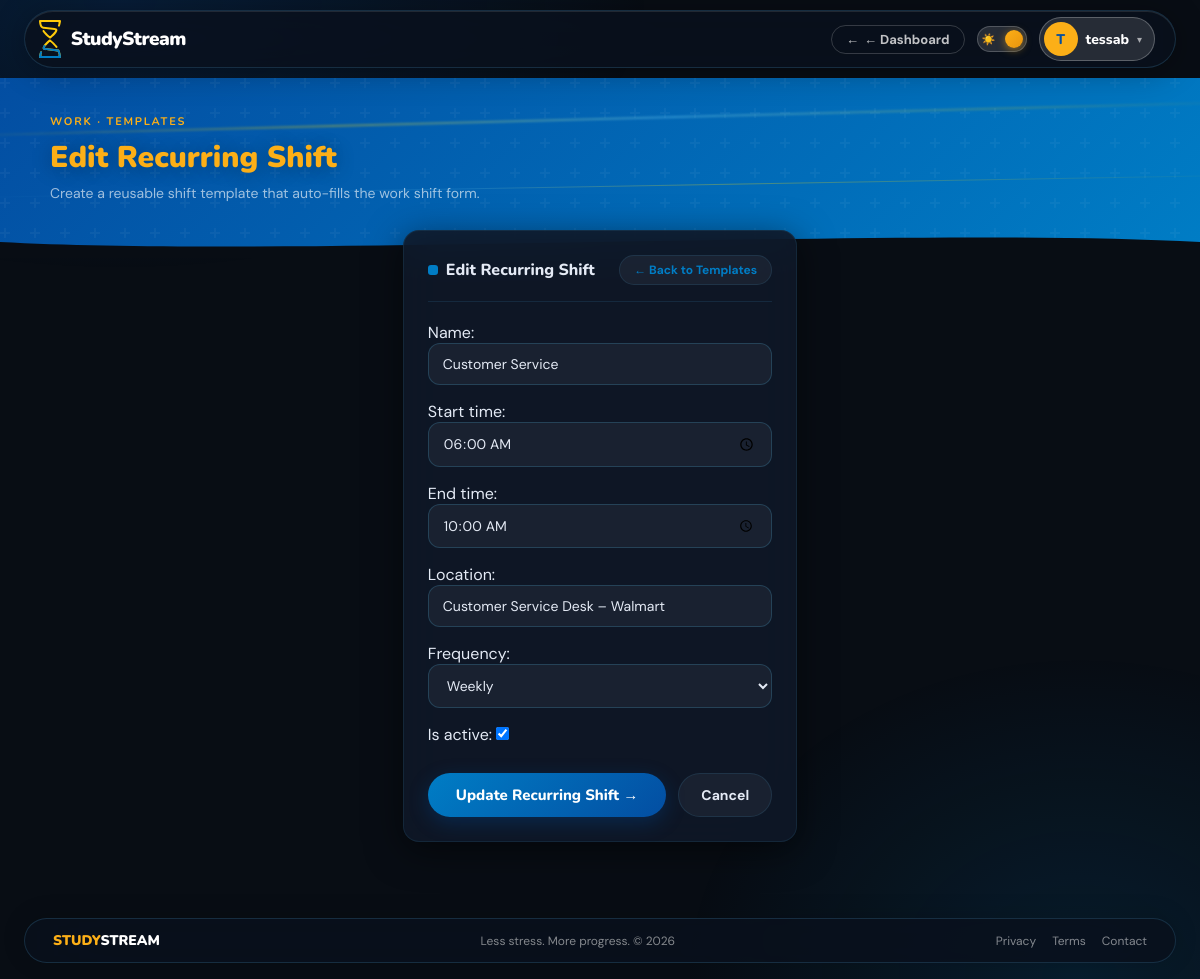
Page /home/dashboard/recurring-shifts/2/edit/ (signed in) on the committed database.
### core/models.py (models this page shows, shortened)
class RecurringWorkShift(models.Model):
    RECUR_WEEKLY = "weekly"
    RECUR_BIWEEKLY = "biweekly"
    RECUR_MONTHLY = "monthly"
    RECUR_CHOICES = [
        (RECUR_WEEKLY, "Weekly"),
        (RECUR_BIWEEKLY, "Every 2 Weeks"),
        (RECUR_MONTHLY, "Monthly"),
    ]
    user = models.ForeignKey(settings.AUTH_USER_MODEL, on_delete=models.CASCADE)
    name = models.CharField(max_length=100)
    start_time = models.TimeField()
    end_time = models.TimeField()
    location = models.CharField(max_length=200, blank=True)
    recurrence_pattern = models.CharField(max_length=20, choices=RECUR_CHOICES, default=RECUR_WEEKLY)
    is_active = models.BooleanField(default=True)
    created_at = models.DateTimeField(auto_now_add=True)
    updated_at = models.DateTimeField(auto_now=True)
    class Meta:
        ordering = ["name", "start_time"]

### home/views.py (the view)
# urls.py: path('dashboard/recurring-shifts/<int:shift_id>/edit/', views.edit_recurring_shift, name='edit_recurring_shift'),
@login_required
def edit_recurring_shift(request, shift_id):
    recurring_shift = get_object_or_404(RecurringWorkShift, id=shift_id, user=request.user)
    if request.method == "POST":
        form = RecurringWorkShiftForm(request.POST, instance=recurring_shift)
        if form.is_valid():
            form.save()
            return redirect("recurring_shift_list")
    else:
        form = RecurringWorkShiftForm(instance=recurring_shift)
    context = {
        "form": form,
        "page_title": "Edit Recurring Shift",
        "submit_label": "Update Recurring Shift",
    }
    return render(request, "home/recurring_shift_form.html", context)

### home/forms.py
class RecurringWorkShiftForm(forms.ModelForm):
    class Meta:
        model = RecurringWorkShift
        fields = ["name", "start_time", "end_time", "location", "recurrence_pattern", "is_active"]
        labels = {
            "recurrence_pattern": "Frequency",
        }
        widgets = {
            "start_time": forms.TimeInput(attrs={"type": "time"}),
            "end_time": forms.TimeInput(attrs={"type": "time"}),
        }

### accounts/context_processors.py (called while the page is built)
def profile_context(request):
    if not request.user.is_authenticated:
        return {}
    profile = Profile.objects.filter(user=request.user).first()
    display = profile.display_name if profile and profile.display_name else request.user.username
    avatar  = profile.avatar_text[:1].upper() if profile and profile.avatar_text else display[:1].upper()
    return {
        'profile_display_name': display,
        'profile_avatar_text':  avatar,
    }

### home/templates/home/recurring_shift_form.html (shortened to what this page needs)
{% load static %}
<!DOCTYPE html>
<html lang="en" data-theme="dark">
<head>
    <link rel="stylesheet" href="{% static 'accounts/css/ss-shared.css' %}">
</head>
<body>
{% include "home/partials/navbar.html" with back_url="/home/" %}
    <div class="ss-banner">
      <div class="ss-banner-flare"></div>
      <div class="ss-banner-flare2"></div>
      <div class="ss-banner-content">
        <div class="ss-banner-eyebrow">Work · Templates</div>
        <div class="ss-banner-title"><span>{{ page_title }}</span></div>
        <div class="ss-banner-sub">Create a reusable shift template that auto-fills the work shift form.</div>
      </div>
      <div class="ss-banner-wave">
      </div>
    </div>
    <main class="ss-main" style="max-width:680px;">
      <div class="ss-card">
        <div class="ss-card-header">
          <div class="ss-card-title"><span class="dot dot-blue"></span>{{ page_title }}</div>
          <a href="{% url 'recurring_shift_list' %}" class="ss-btn-sm">← Back to Templates</a>
        </div>
        <form method="post" class="ss-form">
          {{ form.as_p }}
          <div style="display:flex;gap:12px;margin-top:12px;">
            <button type="submit" class="btn-primary">{{ submit_label }} →</button>
            <a href="{% url 'recurring_shift_list' %}" class="btn-secondary">Cancel</a>
          </div>
        </form>
      </div>
    </main>
    <div class="ss-footer-outer">
      <footer class="ss-footer">
        <div class="ss-footer-logo"><span class="w1">STUDY</span><span class="w2">STREAM</span></div>
        <div class="ss-footer-copy">Less stress. More progress. © 2026</div>
        <div class="ss-footer-links"><span>Privacy</span><span>Terms</span><span>Contact</span></div>
      </footer>
    </div>
</body>
</html>

### home/templates/home/partials/navbar.html (shortened to what this page needs)
{% load static %}
<div class="ss-nav-outer">
  <nav class="ss-nav">
    <div class="ss-nav-left">
      <a href="{% url 'home' %}" style="display:flex;align-items:center;gap:10px;text-decoration:none;">
        <img src="{% static 'accounts/images/logo_icon.svg' %}" alt="StudyStream" class="ss-nav-logo">
        <span class="ss-nav-wordmark" style="color:#fff;">StudyStream</span>
      </a>
    </div>
    <div class="ss-nav-right">
      {% if back_url %}
      <a href="{{ back_url }}" class="ss-nav-back">← Dashboard</a>
      {% endif %}
      <label class="ss-toggle" title="Toggle theme" aria-label="Toggle theme">
        <span class="ss-toggle-track"><span class="sun">☀️</span><span class="moon">🌙</span><span class="ss-toggle-thumb"></span></span>
      </label>
      <div class="ss-user-menu" id="userMenu">
        <button type="button" class="ss-user-trigger" id="userMenuTrigger">
          <span class="ss-nav-avatar">{{ profile_avatar_text|default:request.user.username|slice:":1"|upper }}</span>
          <span class="ss-user-name">{{ profile_display_name|default:request.user.username }}</span>
          <span class="ss-user-caret">▾</span>
        </button>
      </div>
    </div>
  </nav>
</div>

### rows in the picture
RecurringWorkShift: name "Customer Service", start_time "06:00:00", end_time "10:00:00", location "Customer Service Desk – Walmart", recurrence_pattern "Weekly", is_active "☑"

### other values in the picture
{{ profile_avatar_text|default:request.user.username|slice:":1"|upper }} "T"
{{ profile_display_name|default:request.user.username }} "tessab"
{{ page_title }} "Edit Recurring Shift"
{{ submit_label }} "Update Recurring Shift"
